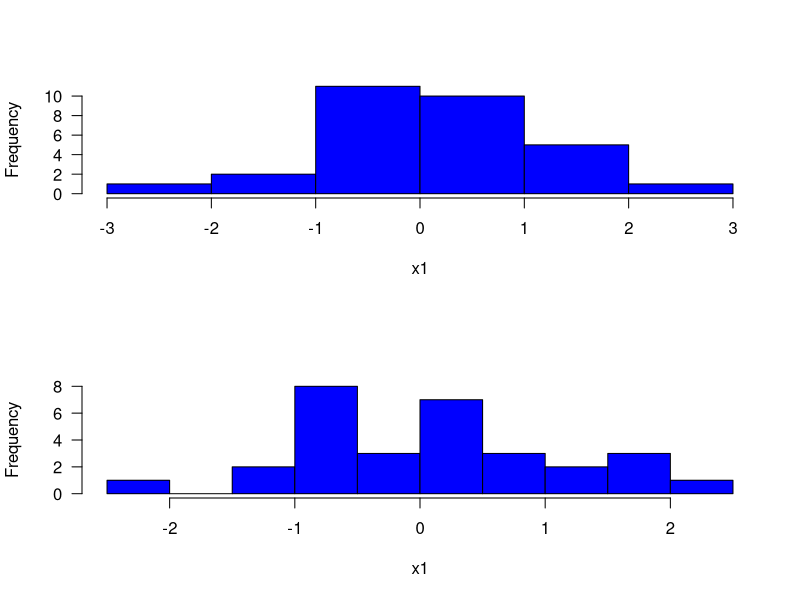

Write R code to recreate this figure.
print('file: LookHistogramQuickAndDirty.R')
# data:
x1 = c(-0.68644, -0.82379, -0.98416, -2.02230, -0.43507, -0.76655,
       1.22178, 0.09767, -0.93391, -1.23458, 0.09188, 0.56736,
       -0.55276, -0.07969, 0.11767, 2.07541, 1.76443, 0.60249,
       -1.29916, -0.30322, -0.77935, -0.97190, 0.84580, 0.28698,
       1.15160, 0.35533, 0.32936, 1.68584, 0.18260, 1.93600)
# png('x1PlotHist220220QD.png',width=16,height=16,units='cm',res=300)
par(mfrow=c(2,1)) # mf = multi frames
hist(x1,breaks=5,col='blue',xlab='x1',main='',las=1)
hist(x1,breaks=7,col='blue',xlab='x1',main='',las=1)
# dev.off()
# ----------------------------------------------------------------
# Remarks:
# par()   set graphical parameters
# par(mfrow=c(2,1))   multi frame, 2 plots in 2 rows, 1 column
# par(mfrow=c(1,2))   multi frame, 2 plots in 1 row, 2 columns
# breaks = n   a single number giving the number of cells for the histogram, however,
#              the number is a suggestion only; as the breakpoints will be set to pretty 
#              values
#              for n = 5 the number of bins is 6
#              for n = 7 the number of bins is 10 (including an empty one)
# if you want to specify an exact number of bin you should give a vector V of 
#    breakpoints between histogram cells, i.e. breaks = V where, for example,
#    x1min = min(x1); x1max = max(x1); dx1 = (x1max-x1min)/7; 
#    V = seq(x1min,x1max,dx1);
#    hist(x1,breaks=V,col='blue',xlab='x1',main='',las=1)
